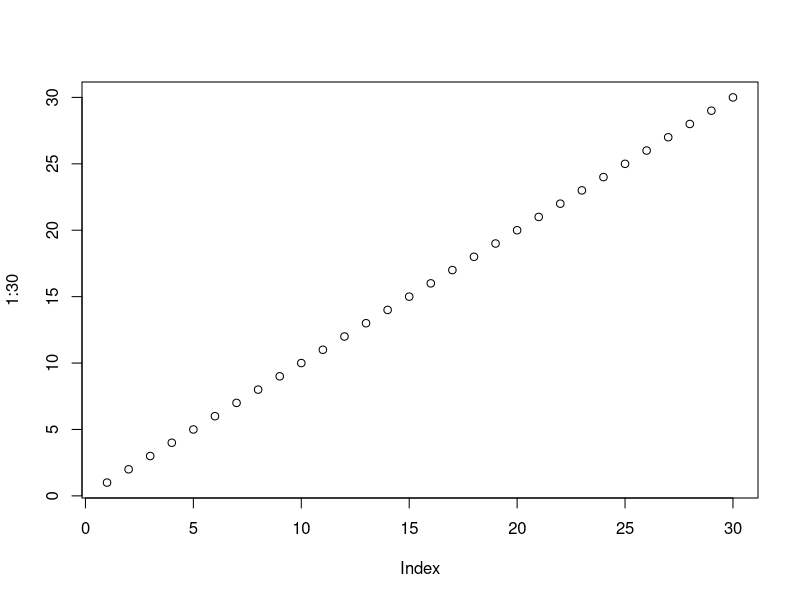
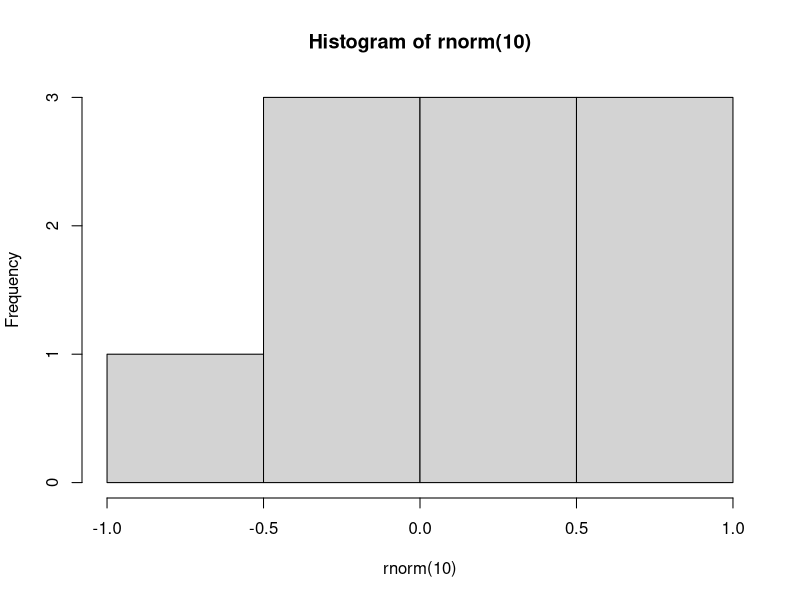

These charts were generated, in order, by the following R code:
# Explorando o 01-RStudio.R

# Nome dos Contributors
contributors()

#Licen??a
licence()

# Informa????es sobre a sess??o
sessionInfo()

# Imprimir na tela
print('R - Uma das principais ferramentas do Cientista de Dados')

# Criar gr??ficos
plot(1:30)
hist(rnorm(10))

# Instalar pacotes
install.packages('randomForest')
install.packages('ggplot2')

#Carregar o pacote
library(ggplot2)

# Descarregar o pacote
detach(package:ggplot2)

# Se souber o nome da fun????o
help(mean)
?mean

# Se n??o souber o nome da fun????o
help.search('randomForest')
help.search('matplot')
??matplot
RSiteSearch('matplot')